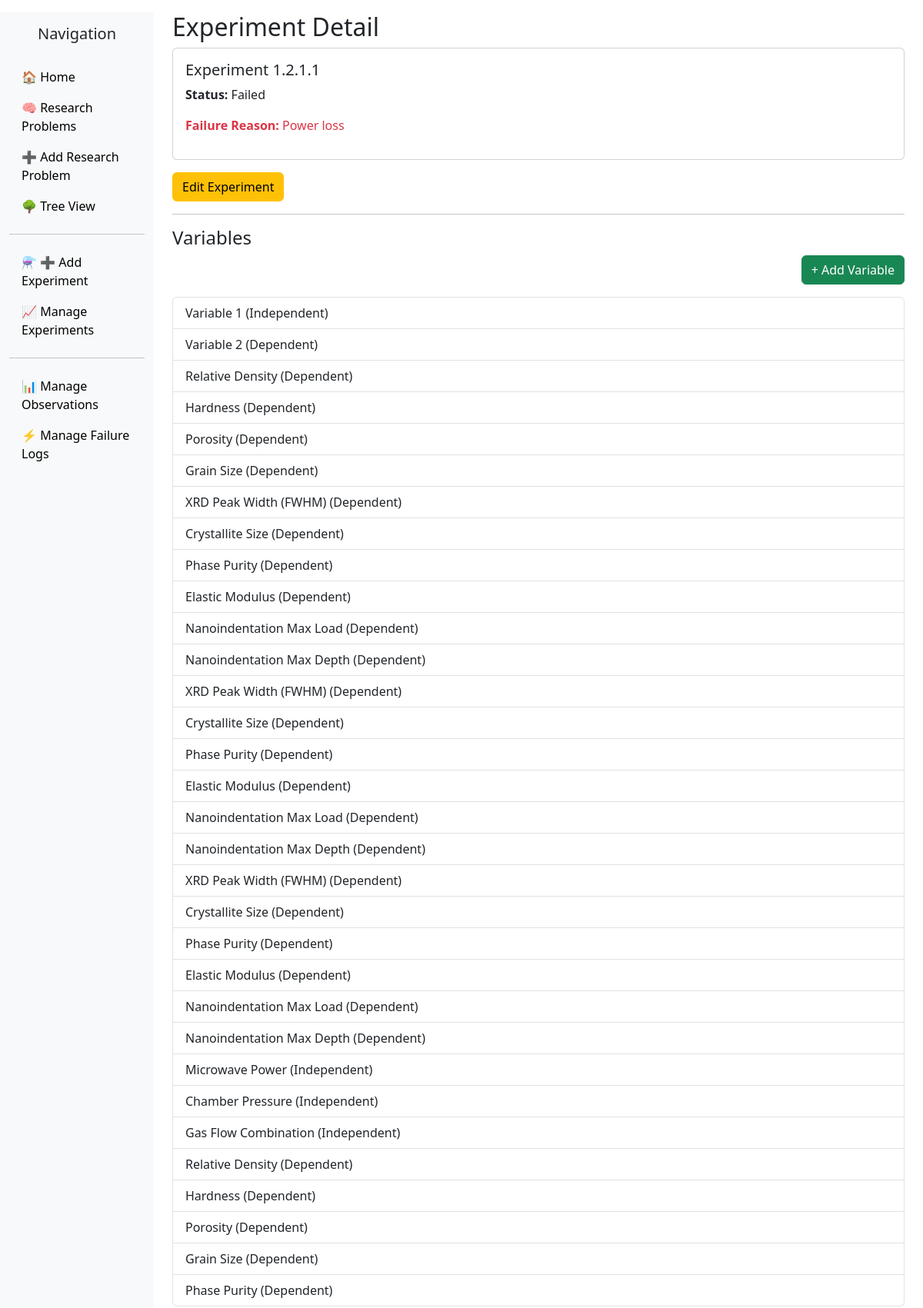
The page /experiments/5/ (upper part) on the database its author committed.
### scientificmethod/models.py (models this page shows, shortened)
class TimestampedModel(models.Model):
    created_at = models.DateTimeField(default=timezone.now)
    updated_at = models.DateTimeField(auto_now=True)
    class Meta:
        abstract = True

class Experiment(TimestampedModel):
    experimental_plan = models.ForeignKey(ExperimentalPlan, on_delete=models.CASCADE, related_name='experiments')
    title = models.CharField(max_length=255)
    start_date = models.DateField(null=True, blank=True)
    end_date = models.DateField(null=True, blank=True)
    status = models.CharField(
        max_length=20,
        choices=[
            ('Planned', 'Planned'),
            ('Running', 'Running'),
            ('Completed', 'Completed Successfully'),
            ('Failed', 'Failed')
        ],
        default='Planned'
    )
    failure_reason = MDTextField(null=True, blank=True)
    failure_stage = models.CharField(
        max_length=50,
        choices=[
            ('Setup', 'Setup Failure'),
            ('Execution', 'Execution Failure'),
            ('Data Collection', 'Data Collection Failure'),
            ('Post Processing', 'Post Processing Failure'),
            ('Unknown', 'Unknown/Multiple Stages')
        ],
        null=True,
        blank=True
    )

class Variable(TimestampedModel):
    experiment = models.ForeignKey(Experiment, on_delete=models.CASCADE, related_name='variables')
    name = models.CharField(max_length=255)
    variable_type = models.CharField(
        max_length=50,
        choices=[
            ('Independent', 'Independent Variable'),
            ('Dependent', 'Dependent Variable'),
            ('Confounding', 'Confounding Variable')
        ]
    )
    measurement_unit = models.CharField(max_length=100, null=True, blank=True)

### scientificmethod/views.py (the view)
# urls.py: path('experiments/<int:pk>/', views.ExperimentDetailView.as_view(), name='experiment_detail'),
class ExperimentDetailView(generic.DetailView):
    model = Experiment
    template_name = 'scientificmethod/experiment_detail.html'
    context_object_name = 'experiment'
    def get_context_data(self, **kwargs):
        context = super().get_context_data(**kwargs)
        context['version_history'] = EditHistory.objects.filter(model_name='Experiment', object_id=self.object.pk).order_by('-created_at')
        return context

### scientificmethod/templates/scientificmethod/experiment_detail.html (shortened to what this page needs)
{% extends "scientificmethod/base.html" %}
{% block content %}
<h2>Experiment Detail</h2>
<div class="card mb-3">
    <div class="card-body">
        <h5 class="card-title">{{ experiment.title }}</h5>
        <p><strong>Status:</strong> {{ experiment.status }}</p>
        {% if experiment.failure_reason %}
        <p class="text-danger"><strong>Failure Reason:</strong> {{ experiment.failure_reason }}</p>
        {% endif %}
    </div>
</div>
<div class="mb-3">
    <a href="{% url 'experiment_edit' experiment.id %}" class="btn btn-warning">Edit Experiment</a>
</div>
<hr>
<h4>Variables</h4>
<div class="text-end mb-3">
    <a href="{% url 'variable_create' experiment.id %}" class="btn btn-success">+ Add Variable</a>
</div>
<ul class="list-group">
    {% for variable in experiment.variables.all %}
    <li class="list-group-item">{{ variable.name }} ({{ variable.variable_type }})</li>
    {% empty %}
    <li class="list-group-item">No variables yet.</li>
    {% endfor %}
</ul>
{% endblock %}

### scientificmethod/templates/scientificmethod/base.html (shortened to what this page needs)
<!DOCTYPE html>
<html lang="en">
<head>
    {% load static %}
    <link href="https://cdn.jsdelivr.net/npm/bootstrap@5.3.2/dist/css/bootstrap.min.css" rel="stylesheet">
    <link href="https://cdn.jsdelivr.net/npm/jstree@3.3.15/dist/themes/default/style.min.css" rel="stylesheet">
    <link rel="stylesheet" href="{% static 'mdeditor/css/editormd.preview.css' %}">
    <link rel="stylesheet" href="{% static 'mdeditor/css/editormd.css' %}">
</head>
<body>
<div class="container-fluid">
    <div class="row">
<nav id="sidebar" class="col-md-3 col-lg-2 d-md-block bg-light sidebar collapse show">
    <div class="position-sticky pt-3">
        <h5 class="text-center mb-4">Navigation</h5>
        <ul class="nav flex-column">
            <li class="nav-item">
                <a class="nav-link" href="{% url 'home' %}">🏠 Home</a>
            </li>
            <li class="nav-item">
                <a class="nav-link" href="{% url 'researchproblem_list' %}">🧠 Research Problems</a>
            </li>
            <li class="nav-item">
                <a class="nav-link" href="{% url 'researchproblem_create' %}">➕ Add Research Problem</a>
            </li>
            <li class="nav-item">
                <a class="nav-link" href="{% url 'scientific_tree' %}">🌳 Tree View</a>
            </li>
            <li class="nav-item">
                <hr>
            </li>
            <li class="nav-item">
                <a class="nav-link" href="{% url 'experiment_create' experimentalplan_id=1 %}">⚗️ ➕ Add Experiment</a>
            </li>
            <li class="nav-item">
                <a class="nav-link" href="{% url 'researchproblem_list' %}">📈 Manage Experiments</a>
            </li>
            <li class="nav-item">
                <hr>
            </li>
            <li class="nav-item">
                <a class="nav-link" href="{% url 'researchproblem_list' %}">📊 Manage Observations</a>
            </li>
            <li class="nav-item">
                <a class="nav-link" href="{% url 'researchproblem_list' %}">⚡ Manage Failure Logs</a>
            </li>
        </ul>
    </div>
</nav>
        <main class="col-md-9 ms-sm-auto col-lg-10 px-md-4">
            {% block content %}
            {% endblock %}
        </main>
    </div>
</div>
</body>
</html>

### scientificmethod/templates/scientificmethod/base.html (style rules this page uses)
body { padding-top: 1rem; }
#sidebar { min-height: 100vh; background-color: #f8f9fa; }
#sidebar a { text-decoration: none; color: #000; }

### rows shown on the page
Experiment: title "Experiment 1.2.1.1", status "Failed", failure_reason "Power loss"
Variable: name "Variable 1", variable_type "Independent"
Variable: name "Variable 2", variable_type "Dependent"
Variable: name "Relative Density", variable_type "Dependent"
Variable: name "Hardness", variable_type "Dependent"
Variable: name "Porosity", variable_type "Dependent"
Variable: name "Grain Size", variable_type "Dependent"
Variable: name "XRD Peak Width (FWHM)", variable_type "Dependent"
Variable: name "Crystallite Size", variable_type "Dependent"
Variable: name "Phase Purity", variable_type "Dependent"
Variable: name "Elastic Modulus", variable_type "Dependent"
Variable: name "Nanoindentation Max Load", variable_type "Dependent"
Variable: name "Nanoindentation Max Depth", variable_type "Dependent"
Variable: name "XRD Peak Width (FWHM)", variable_type "Dependent"
Variable: name "Crystallite Size", variable_type "Dependent"
Variable: name "Phase Purity", variable_type "Dependent"
Variable: name "Elastic Modulus", variable_type "Dependent"
Variable: name "Nanoindentation Max Load", variable_type "Dependent"
Variable: name "Nanoindentation Max Depth", variable_type "Dependent"
Variable: name "XRD Peak Width (FWHM)", variable_type "Dependent"
Variable: name "Crystallite Size", variable_type "Dependent"
Variable: name "Phase Purity", variable_type "Dependent"
Variable: name "Elastic Modulus", variable_type "Dependent"
Variable: name "Nanoindentation Max Load", variable_type "Dependent"
Variable: name "Nanoindentation Max Depth", variable_type "Dependent"
Variable: name "Microwave Power", variable_type "Independent"
Variable: name "Chamber Pressure", variable_type "Independent"
Variable: name "Gas Flow Combination", variable_type "Independent"
Variable: name "Relative Density", variable_type "Dependent"
Variable: name "Hardness", variable_type "Dependent"
Variable: name "Porosity", variable_type "Dependent"
Variable: name "Grain Size", variable_type "Dependent"
Variable: name "Phase Purity", variable_type "Dependent"
